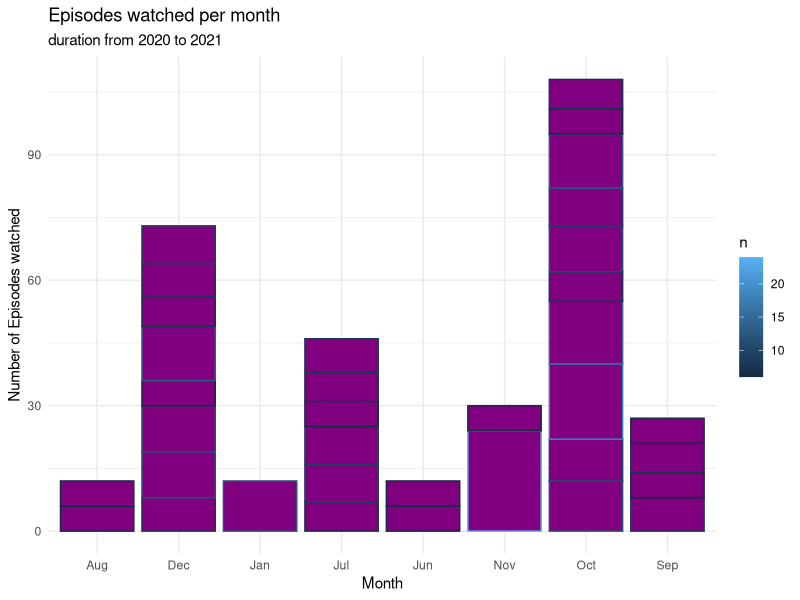

Write R code to recreate this figure. (Note: this script raises an error after producing the figure.)
#Libraries
library(dplyr)
library(tidyr)
library(lubridate)
library(zoo)
library(ggplot2)

# Reading data from downloaded CSV file of my netflix viewing activity 
netflixactivity <- read.csv("NetflixViewingHistory.csv")
netflixactivity
str(netflixactivity)
netflixactivity$Date <- dmy(netflixactivity$Date)

# A separate column that contains a title for season, title of the show and which episode
netflixactivity_title <- netflixactivity %>% separate (col = Title, into = c("title", "season", "episode_title"), sep = ': ')
netflixactivity_title <- netflixactivity_title[!is.na(netflixactivity_title$season),]
netflixactivity_title <- netflixactivity_title[!is.na(netflixactivity_title$episode_title),]


# Number of of episodes and series seen per day 
epsidoes_binged <- netflixactivity_title %>% count(title,Date)


# Assuming the number of episodes is equal to or greater than 4 is considered a binge watched series 
epsidoes_binged <- epsidoes_binged[epsidoes_binged$n >= 6,]
mynetflix <- epsidoes_binged 


# Analyzing the month where I binged waatched the most shows
mynetflix$month20 <- months(mynetflix$Date, abbreviate = T)


number_episodes_per_month_plot <- ggplot(aes(x = month20, y = n, color = n), data = mynetflix) +
  geom_col(fill = c("#800080")) +
  theme_minimal() +
  ggtitle("Episodes watched per month", "duration from 2020 to 2021") +
  labs(x = "Month", y = "Number of Episodes watched") 
number_episodes_per_day_plot

#converting dates into days 
number_episodes_per_day <- number_episodes_per_day[order(number_episodes_per_day$Date),]
number_episodes_per_day$false_day <- wday(number_episodes_per_day$Date)
number_episodes_per_day$days <- weekdays(number_episodes_per_day$Date, abbreviate = F)
number_episodes_per_day

number_episodes_per_day <- number_episodes_per_day[order(number_episodes_per_day$Date),]
number_episodes_per_day$false_day <- wday(number_episodes_per_day$Date)
number_episodes_per_day$days <- weekdays(number_episodes_per_day$Date, abbreviate = F)
number_episodes_per_day


